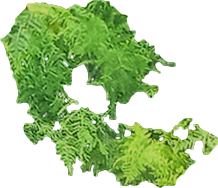
#> input picture src/foliage/asparagus-a.png, 218 x 188 px, given in place of philodendron-lime-a.png, which was not available
$ python foliage.py
#> lines starting #> are read from the running program, lines starting #| are printed output that depends on the picture
"""Pack the plant cut-outs in src/foliage/ into one texture: public/img/foliage.webp

Every cut-out comes from a photo of a planted Modiwall. Each cell is 256 px, 5 x 4. Plants hang, so each is
stored upside down with the point it hangs from at the bottom centre of its cell.
The order here must match SP in src/js/wall.js. Run: python tools/foliage.py
"""
import os
import numpy as np
from PIL import Image

ROOT = os.path.dirname(os.path.dirname(os.path.abspath(__file__)))
ORDER = ["philodendron-lime-a", "philodendron-lime-b", "philodendron-a", "philodendron-b", "monstera-leaf-a", "monstera-leaf-b", "monstera-group", "sword-fern-a", "sword-fern-b", "sword-fern-c", "spider-a", "spider-b", "asparagus-a", "asparagus-b", "heartleaf", "herb-a", "ribbon-a", "variegated", "burgundy", "ribbon-b"]
S = 256
COLS = 5
atlas = Image.new("RGBA", (S * COLS, S * 4))
#> atlas: PIL image 1280x1024 RGBA; every value is 0
for i, name in enumerate(ORDER):
    im = Image.open(os.path.join(ROOT, "src", "foliage", name + ".png")).convert("RGBA").rotate(180)
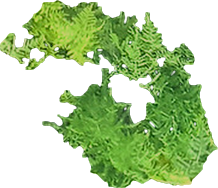
#> im: PIL image 218x188 RGBA; mean R, G, B, A 91.2, 134.9, 59.2, 128.6; transparent parts drawn white
    a = np.array(im)[..., 3].astype(float)
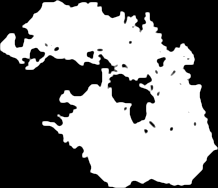
#> a: shape (188, 218) float64; min 0, max 255, mean 128.6
    foot = a[-max(6, im.height // 5):].sum(0)
#> foot = 218 values, max 9391 at index 117, min 0 at index 0, mean 4232.2
    ax = (foot * np.arange(im.width)).sum() / max(foot.sum(), 1)
#> ax = 146.1
    ax = im.width / 2 + (ax - im.width / 2) * 0.4
#> ax = 123.9
    half = max(ax, im.width - ax)
#> half = 123.9
    k = min((S - 8) / im.height, (S - 8) / (2 * half))
#> k = 1
    im = im.resize((max(1, round(im.width * k)), max(1, round(im.height * k))), Image.LANCZOS)
    cell = Image.new("RGBA", (S, S))
#> cell: PIL image 256x256 RGBA; every value is 0
    cell.alpha_composite(im, (max(0, round(S / 2 - ax * k)), S - 4 - im.height))
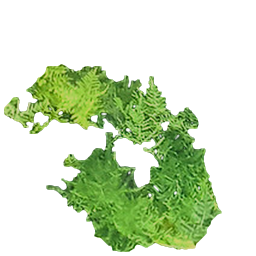
#> cell: PIL image 256x256 RGBA; mean R, G, B, A 34.9, 51.7, 20.1, 80.4; transparent parts drawn white
    atlas.paste(cell, ((i % COLS) * S, (i // COLS) * S))
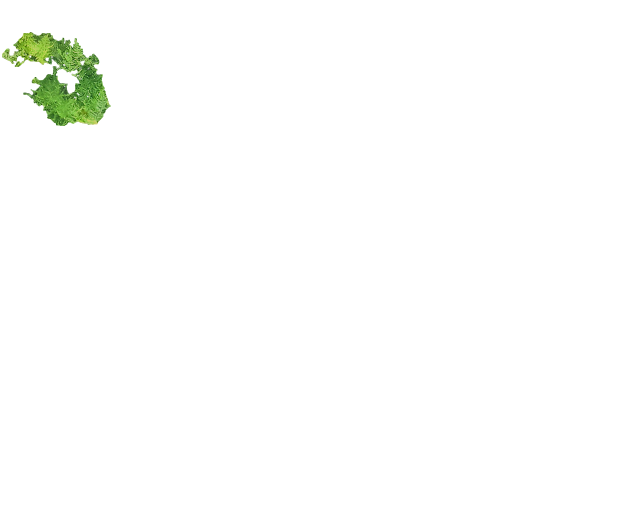
#> atlas: PIL image 1280x1024 RGBA (shown at 1/2 size); mean R, G, B, A 1.7, 2.6, 1, 4; transparent parts drawn white
#> pass 2 of the loop `for i, name in enumerate(ORDER):`:
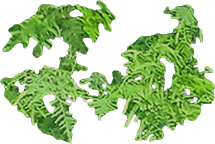
#> input picture src/foliage/asparagus-b.png, 215 x 144 px, given in place of philodendron-lime-b.png, which was not available
#> `a = np.array(im)[..., 3].astype(float)`:
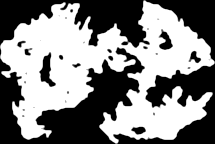
#> a: shape (144, 215) float64; min 0, max 255, mean 131.7
#> foot = 215 values, max 6076 at index 166, min 0 at index 0, mean 2659.6
#> `ax = (foot * np.arange(im.width)).sum() / max(foot.sum(), 1)`: ax = 120.6
#> `ax = im.width / 2 + (ax - im.width / 2) * 0.4`: ax = 112.7
#> k = 1.1
#> `atlas.paste(cell, ((i % COLS) * S, (i // COLS) * S))`:
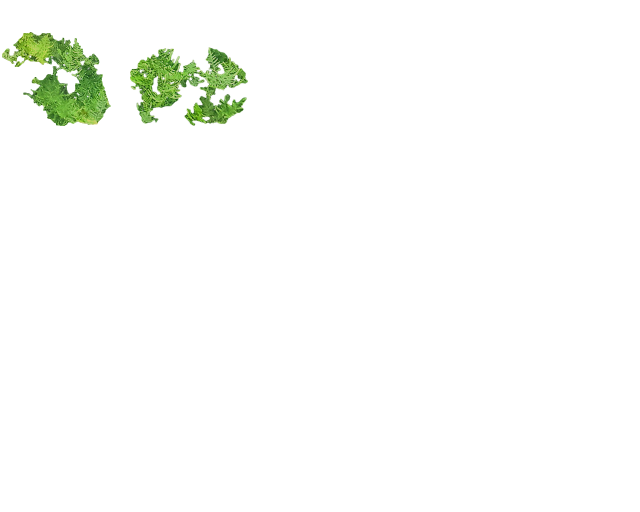
#> atlas: PIL image 1280x1024 RGBA (shown at 1/2 size); mean R, G, B, A 3.5, 5.3, 2.1, 7.8; transparent parts drawn white
#> (the run stopped early here; a loop or call above may not have finished)
